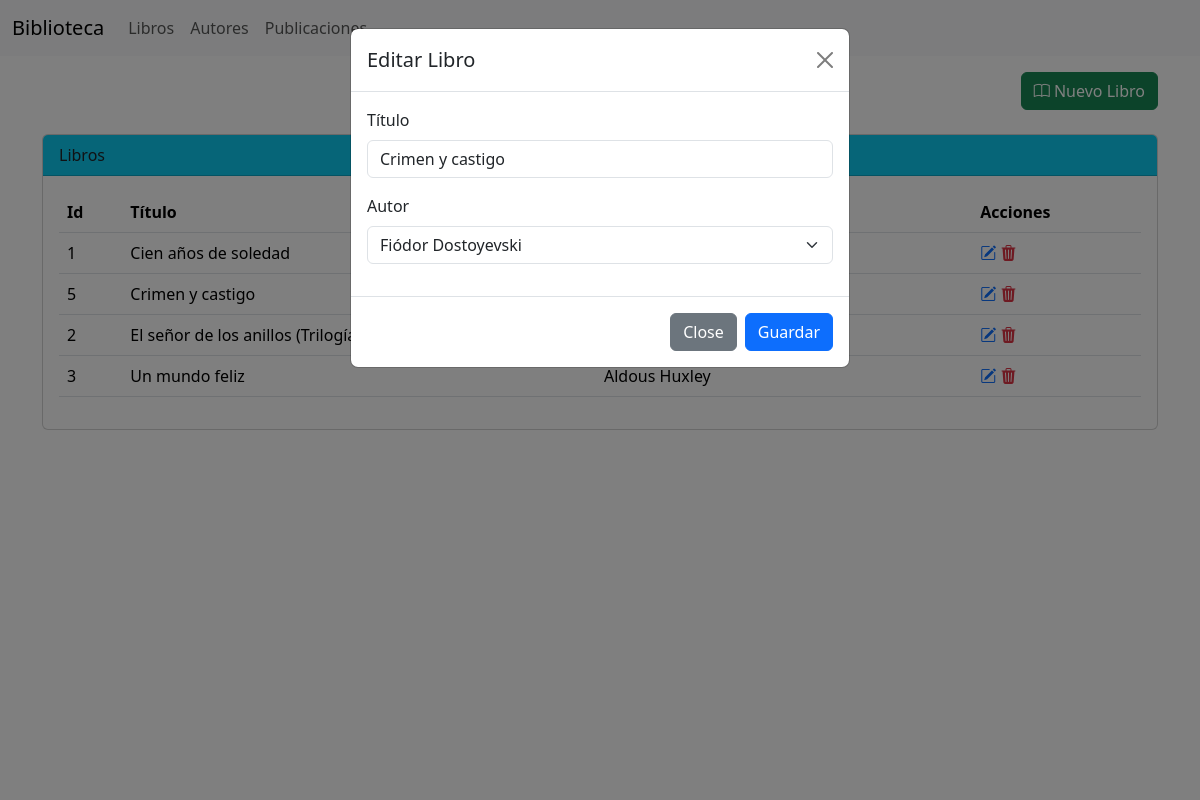
/books/5/edit/, run on the app's committed database.
### biblioteca_app/models.py (models this page shows, shortened)
class Book(models.Model):
    title = models.CharField(max_length=255)
    author = models.ForeignKey(Author, related_name="books", on_delete=models.CASCADE)
    created_at = models.DateTimeField(auto_now_add=True)
    updated_at = models.DateTimeField(auto_now=True)

class Author(models.Model):
    name        = models.CharField(max_length=255)
    created_at  = models.DateTimeField(auto_now_add=True)
    updated_at  = models.DateTimeField(auto_now=True)
    def __str__(self):
        return self.name

### biblioteca_app/views.py (the view, shortened to what this page needs)
# urls.py: path("books/<int:pk>/edit/", books_update, name="books_update"),
@require_http_methods(["GET", "POST"])
def books_update(request, pk):
    libro = get_object_or_404(Book, id=pk)
    libros = Book.objects.select_related("author").order_by("title")
    form = BookForm(instance=libro)
    context = {
            'libros' : libros,
            'modo': 'editar',
            'form': form,
            'abrir_modal': True
        }
    return render(request, "books_list.html", context)

### biblioteca_app/forms.py
class BookForm(forms.ModelForm):
    class Meta:
        model = Book
        fields = ["title", "author"]
        widgets= {
            'title': forms.TextInput(attrs={
                'class': 'form-control',
                'placeholder' : 'Ingrese el título del libro'
            }),
            'author': forms.Select(attrs={
                'class': 'form-select'
            }),
        }

### biblioteca_app/templates/books_list.html (shortened to what this page needs)
{% extends "base.html" %}
{% block extra_css %}
<link href="https://cdn.datatables.net/v/dt/dt-2.3.7/datatables.min.css" rel="stylesheet"
>
{% endblock %}
{% block content %}
<div class="mt-3 d-flex justify-content-end">
    <a class="btn btn-success" href="" data-bs-toggle="modal" data-bs-target="#bookModal">
        <i class="bi bi-book"></i> Nuevo Libro
    </a>
</div>
<div class="card mt-4">
    <div class="card-header bg-info">
        Libros
    </div>
    <div class="card-body">
        <table class="table" id="tabla-libros">
            <thead>
                <tr>
                    <th scope="col">Id</th>
                    <th scope="col">Título</th>
                    <th scope="col">Autor</th>
                    <th scope="col">Acciones</th>
                </tr>
            </thead>
            <tbody>
                {% for libro in libros %}
                <tr>
                    <td>{{ libro.id }}</td>
                    <td>{{ libro.title }}</td>
                    <td>{{ libro.author }}</td>
                    <td>
                        <div>
                            <a class="text-primary" href="{% url 'books_update' libro.id %}">
                                <i class="bi bi-pencil-square"></i></a>
                            <a
                            class="text-danger delete-btn"
                            href=""
                            data-url ="{% url 'books_delete' libro.id %}"
                            data-text ="Se eliminará {{ libro.title }}. Esta acción no se puede revertir"
                            data-title = "¿Eliminar Libro?"
                            >
                            <i class="bi bi-trash3-fill"></i>
                            </a>
                        </div>
                    </td>
                </tr>
                {% empty %}
                <tr>
                    <td>No hay libros</td>
                </tr>
                {% endfor %}
            </tbody>
        </table>
    </div>
</div>
<div class="modal fade" id="bookModal" tabindex="-1" aria-labelledby="bookModalLabel" aria-hidden="true">
    <div class="modal-dialog">
        <div class="modal-content">
            <form  action="{% if modo == 'crear' %}{% url 'books_create' %}{% endif %}"method="POST" novalidate>
            <div class="modal-header">
                <h1 class="modal-title fs-5" id="bookModalLabel">
                {% if modo == "crear" %}
                    Nuevo Libro
                {% else %}
                    Editar Libro
                {% endif %}
                </h1>
                <button type="button" class="btn-close" data-bs-dismiss="modal" aria-label="Close"></button>
            </div>
            <div class="modal-body">
                <div class="mb-3">
                    <label for="{{ form.title.id_for_label }}" class="form-label">Título</label>
                    {{ form.title }}
                </div>
                <div class="mb-3">
                    <label for="{{ form.author.id_for_label }}" class="form-label">Autor</label>
                    {{ form.author }}
                </div>
            </div>
            <div class="modal-footer">
                <button type="button" class="btn btn-secondary" data-bs-dismiss="modal">Close</button>
                <button type="submit" class="btn btn-primary">Guardar</button>
            </div>
            </form>
        </div>
    </div>
</div>
{% endblock %}

### data on the page
Book: id "1", title "Cien años de soledad"
Book: id "5", title "Crimen y castigo", author "Fiódor Dostoyevski"
Book: id "2", title "El señor de los anillos (Trilogía"
Book: id "3", title "Un mundo feliz", author "Aldous Huxley"
